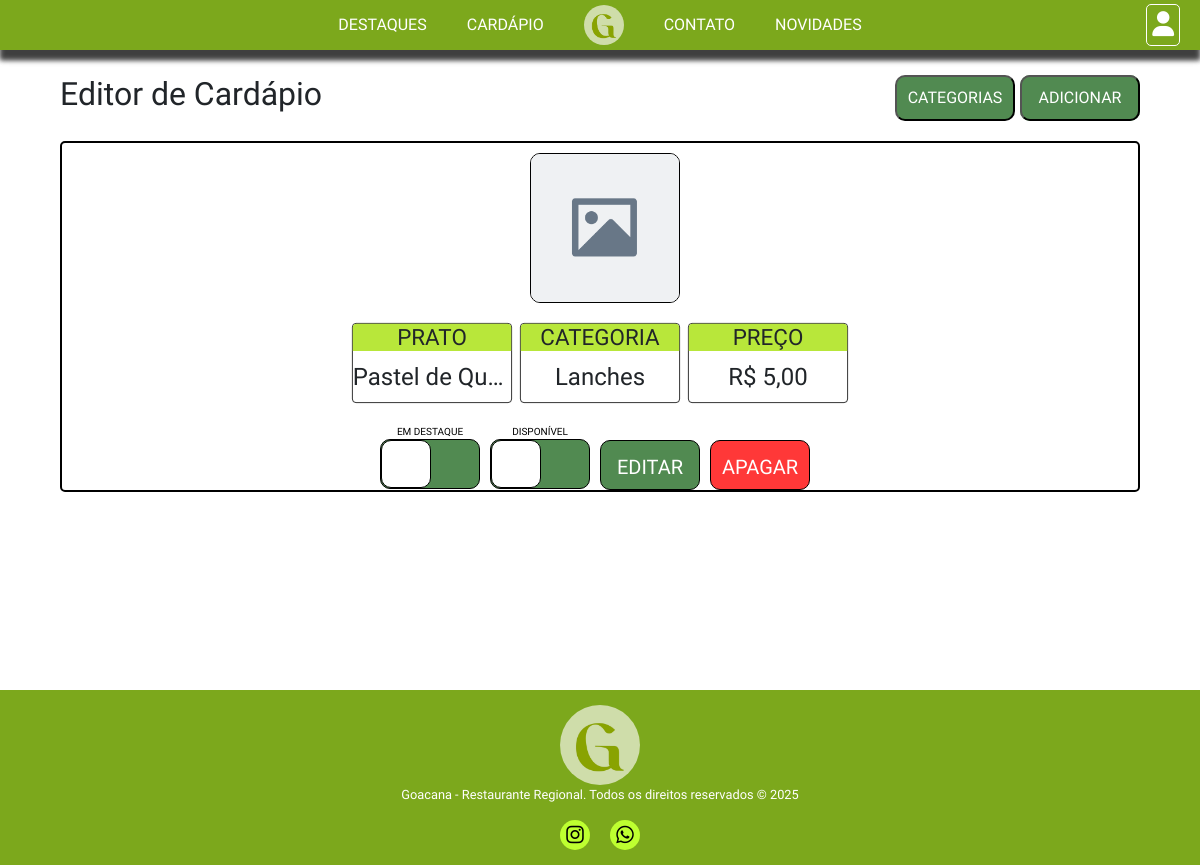
/editordecadarpio/ (signed in), run on the app's committed database.
### core/models.py (models this page shows)
class TB_PRATOS(models.Model):
    Nome = models.CharField(max_length=45, null=False)
    Disponibilidade = models.BooleanField(default=True)
    Destaque = models.BooleanField(default=False)
    Preco = models.DecimalField(null=False, decimal_places=2, max_digits=6)
    Imagem = models.ImageField(upload_to='pratos/', null=True, blank=True)
    Categoria = models.ForeignKey('TB_CATEGORIAS', on_delete=models.PROTECT, null=False)

class TB_CATEGORIAS(models.Model):
    Nome = models.CharField(max_length=45)
    Ordem = models.IntegerField()
    def __str__(self):
        return self.Nome

### core/views.py (the view)
# urls.py: path('editordecadarpio/', editordecadarpio, name='editordecadarpio'),
@login_required(login_url='login')
def editordecadarpio(request):
    lista_pratos = TB_PRATOS.objects.all()
    lista_categorias = TB_CATEGORIAS.objects.all().order_by('Ordem')
    categoria_ids = TB_PRATOS.objects.filter(pk__in=[p.pk for p in lista_pratos]).values_list('Categoria_id', flat=True)
    act_cat = TB_CATEGORIAS.objects.filter(pk__in=categoria_ids)
    if request.method == 'POST':
        formcat = TB_CATEGORIAS_FORMS(request.POST or None)
        if formcat.is_valid():
            formcat.save()
            return redirect('editordecadarpio')
    if request.method == 'GET':
        formcat = TB_CATEGORIAS_FORMS()
    contexto = {'lista_pratos': lista_pratos, 'lista_categorias': lista_categorias, 'formcat': formcat, 'active': act_cat, 'sit': 'none'}
    return render(request, 'editorcardv2.html', contexto)

### core/templates/editorcardv2.html (shortened to what this page needs)
{% extends 'base/base.html' %}
{% load static %}
{% block 'header' %}
<link rel="stylesheet" href="{% static 'CSS/editordecadarpio2.css' %}">
{% endblock %}
{% block 'content' %}
<div class="vheight">
    <div class="titulo">
        <h2>Editor de Cardápio</h2>
        <div class="up-button">
            <button id="butones">CATEGORIAS</button>
            <a href="{% url 'add_prato' %}">
                <button>ADICIONAR</button>
            </a>
        </div>
    </div>
    {% for prato in lista_pratos %}
        <div class="prato">
            {% if prato.Imagem %}
                <img src="{{ prato.Imagem.url }}" alt="{{ produto.Nome }}">
            {% else %}
                <img src="{% static 'images/placeholder.png' %}" alt="Nenhuma imagem disponível">
            {% endif %}
            <div class="infos">
                <div class="info">
                    <h3>PRATO</h3>
                    <p>{{ prato.Nome }}</p>
                </div>
                <div class="info">
                    <h3>CATEGORIA</h3>
                    <p>{{ prato.Categoria }}</p>
                </div>
                <div class="info">
                    <h3>PREÇO</h3>
                    <p>R$ {{ prato.Preco }}</p>
                </div>
            </div>
            <div class="buttons">
                <a href="{% url 'dest_prato' prato.id %}" class="tick">
                    <p>EM DESTAQUE</p>
                    <div class="check p{{ prato.Destaque}}">
                        <div class="toggle"></div>
                    </div>
                </a>
                <a href="{% url 'disp_prato' prato.id %}" class="tick">
                    <p>DISPONÍVEL</p>
                    <div class="check p{{ prato.Disponibilidade}}">
                        <div class="toggle"></div>
                    </div>
                </a>
                <a href="{% url 'edit_prato' prato.id %}">
                    <button>EDITAR</button>
                </a>
                <a href="{% url 'rem_prato' prato.id %}">
                    <button class="red">APAGAR</button>
                </a>
            </div>
        </div>
    {% endfor %}
</div>
{% endblock %}

### core/static/CSS/geral.css (style rules this page uses)
* { box-sizing: border-box !important; }
html { scroll-behavior: smooth; overflow-x: hidden; }
body { margin: 0; font-family: "IM Fell English", serif !important; overflow-x: hidden; }

### core/static/CSS/editordecadarpio2.css (style rules this page uses)
@media (max-width: 1400px) { .buttons { margin: 0 !important; } }

### data on the page
TB_PRATOS: Nome "Pastel de…", Categoria "Lanches", Preco "5,00", Destaque True (drawn), Disponibilidade True (drawn)
